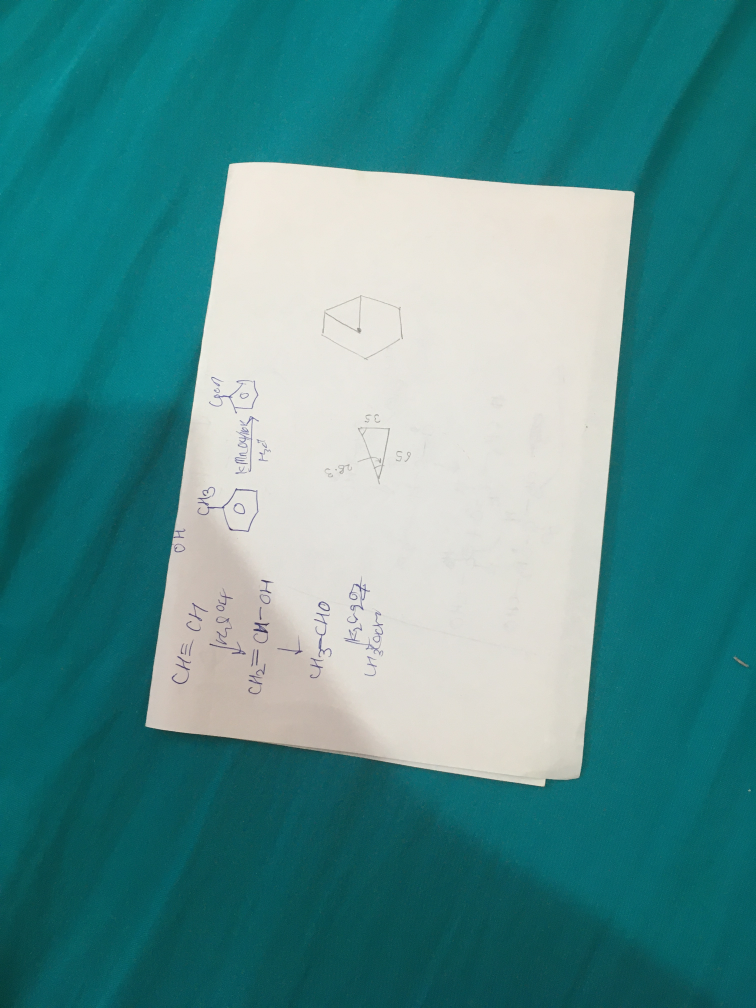
#> input picture Assignment_6/edge_detection.jpg, 3024 x 4032 px, found by its file name (shown at 1/4 size)
$ python Q1.py
#> lines starting #> are read from the running program, lines starting #| are printed output that depends on the picture; after the words box and inside, x2 and y2 are one past the last pixel; in counts of white or black regions, pixels touching at a corner belong together
import cv2
import numpy as np
img=cv2.imread(r"C:\Users\DHAIRYA MEHTA\Desktop\Image Processing\imageprocessing_dhairya\Assignment_6\edge_detection.jpg")
#> img is the input picture: shape (4032, 3024, 3); mean B, G, R 141.6, 141.2, 79.5
s=25
width=int(img.shape[1]*s/100)
#> width = 756
height=int(img.shape[0]*s/100)
#> height = 1008
dim=(width,height)
#> dim = (756, 1008)
img=cv2.resize(img,dim)
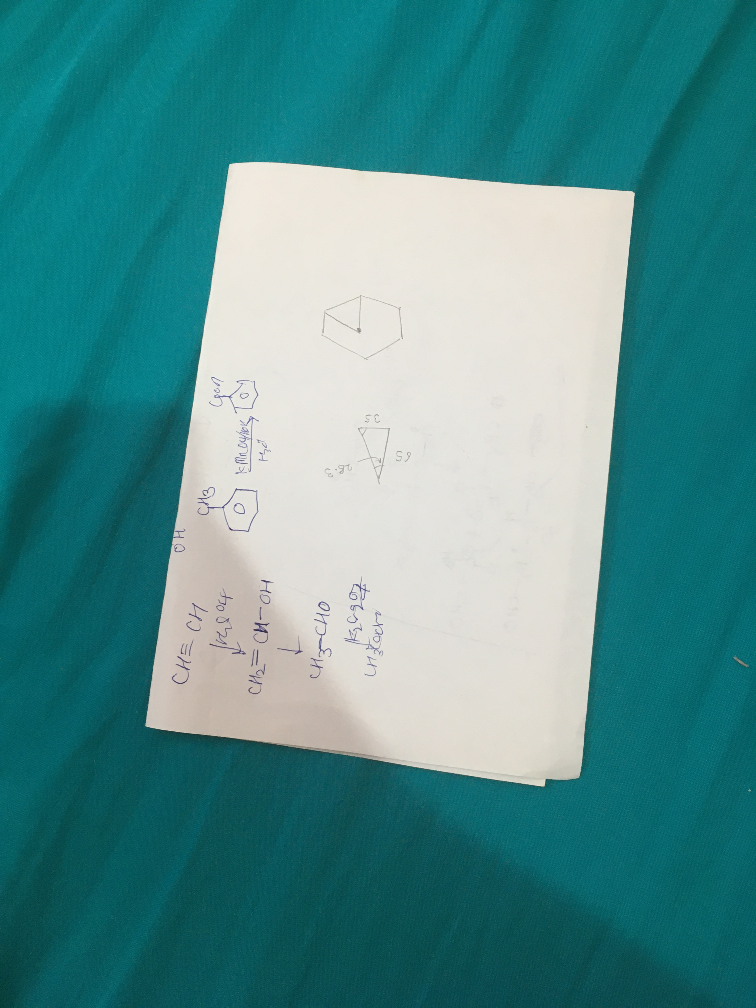
#> img: shape (1008, 756, 3); mean B, G, R 141.7, 141.3, 79.6
img_gray = cv2.cvtColor(img,cv2.COLOR_BGR2GRAY)
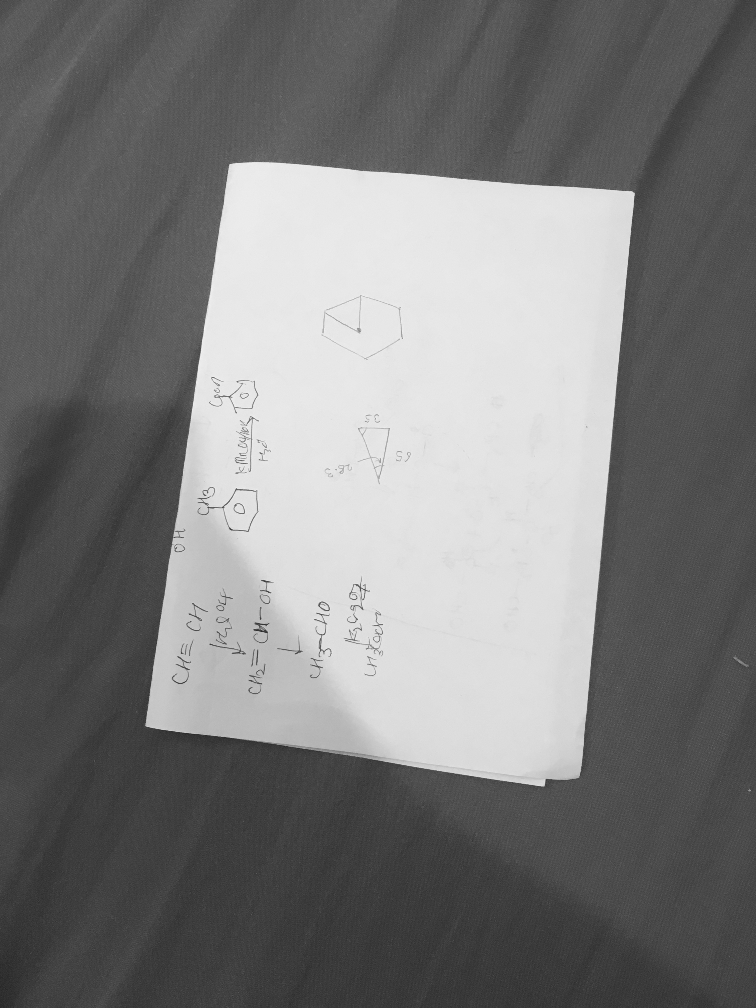
#> img_gray: shape (1008, 756); min 38, max 243, mean 122.9
gaussian_thresh = cv2.adaptiveThreshold(img_gray,255,cv2.ADAPTIVE_THRESH_GAUSSIAN_C,cv2.THRESH_BINARY,25,2)
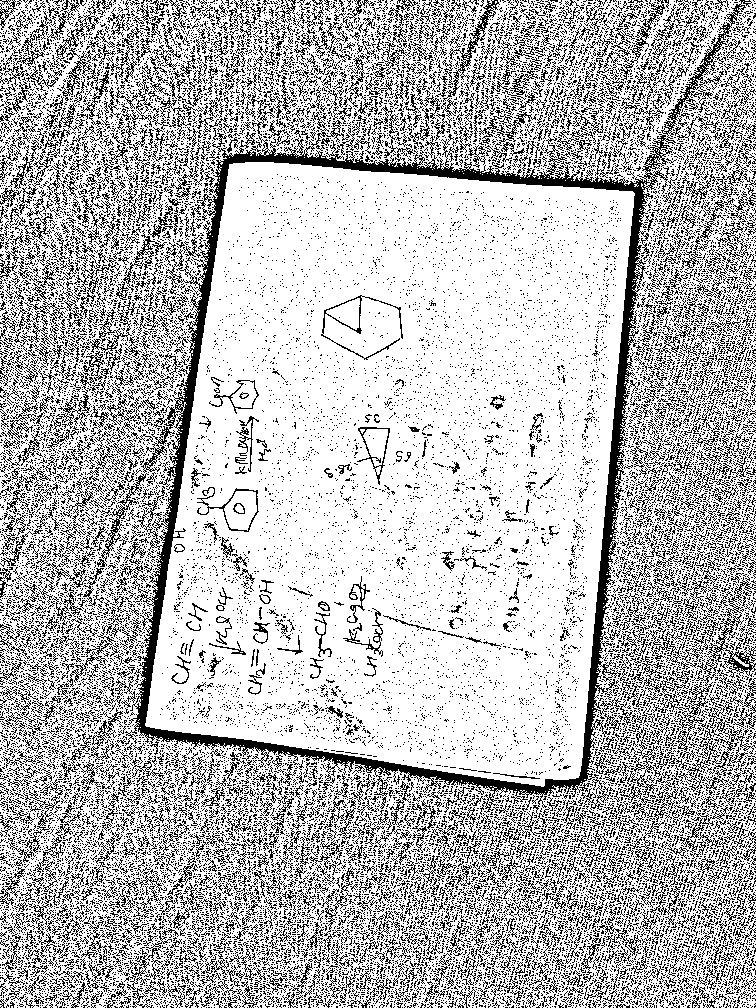
#> gaussian_thresh: shape (1008, 756); 73.3% white; black in thin lines or dots


gaussian_kernel = np.array([1,2,1,
                            2,4,2,
                            1,2,1 ])/16

gaussian_blur = cv2.filter2D(gaussian_thresh,-1,gaussian_kernel)
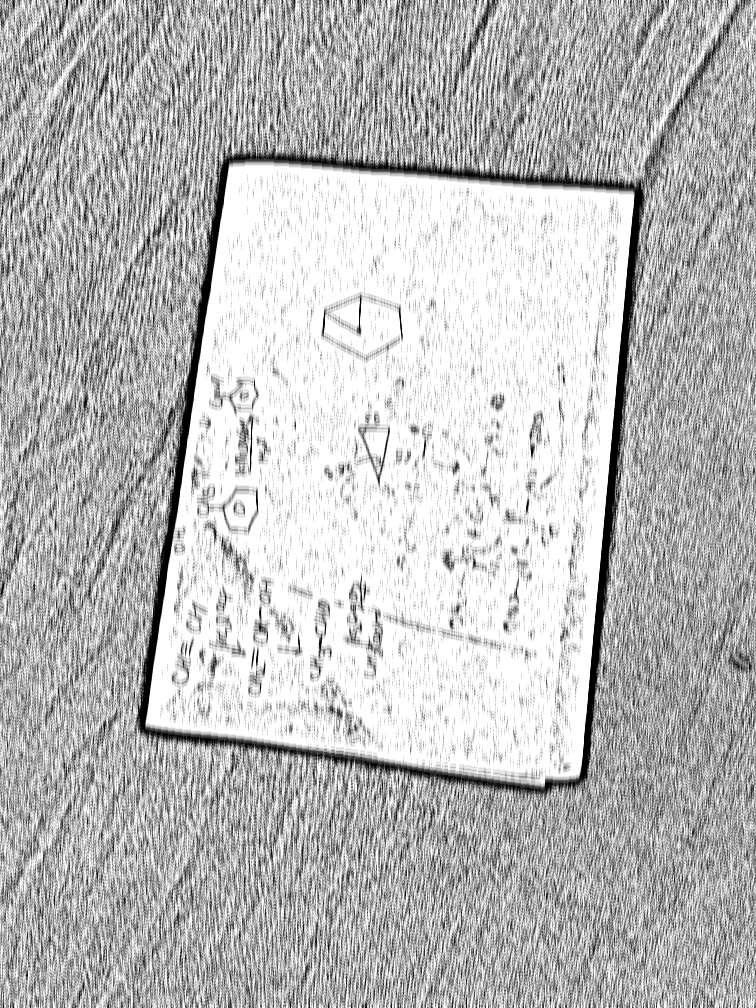
#> gaussian_blur: shape (1008, 756); min 0, max 255, mean 186.9
gaussian_blur = cv2.GaussianBlur(img_gray,(25,25),2)

kernel_2 = np.ones((5,5))

opening_processed = cv2.morphologyEx(gaussian_blur,cv2.MORPH_OPEN,kernel_2)
closing_processed = cv2.morphologyEx(opening_processed,cv2.MORPH_CLOSE,kernel_2)

canny = cv2.Canny(closing_processed,12,50)
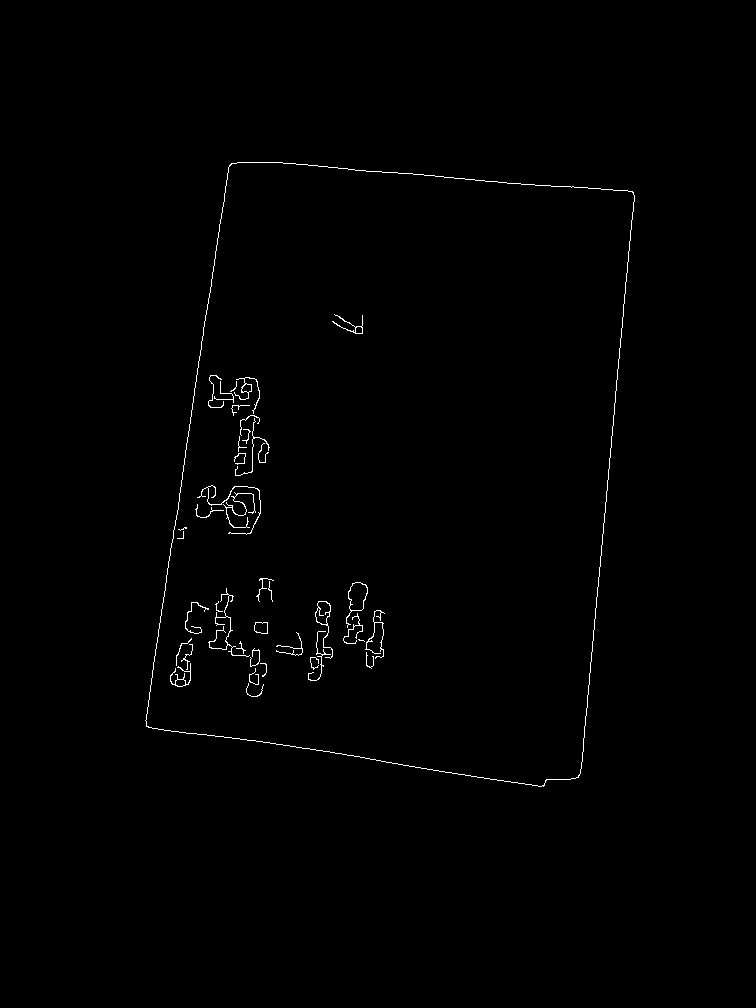
#> canny: shape (1008, 756); 0.62% white in thin lines or dots, all inside (x1, y1, x2, y2) = (145, 162, 635, 787)
cv2.imshow('Canny',canny)
cv2.waitKey(0)
